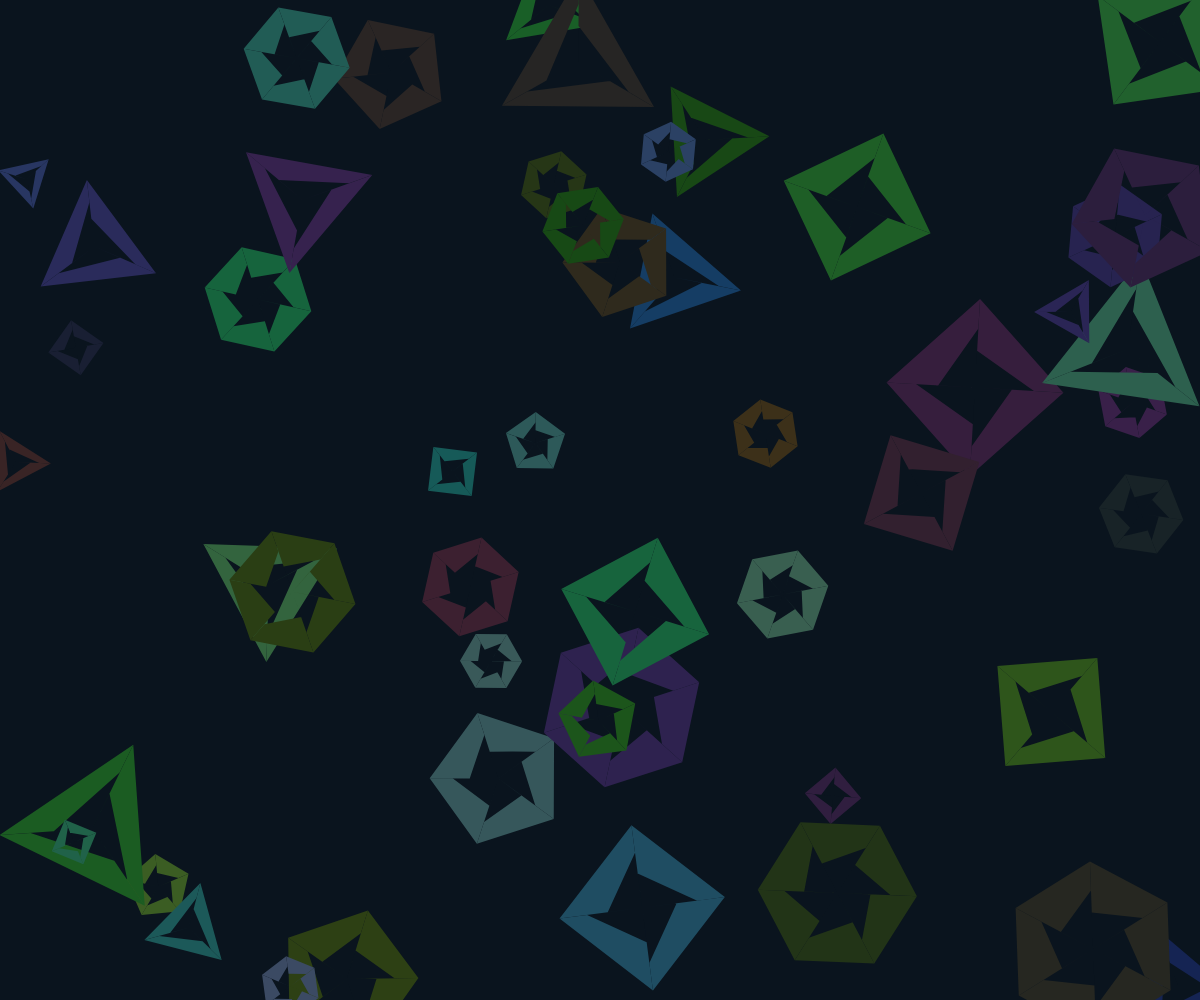
Frame 1 (no input)
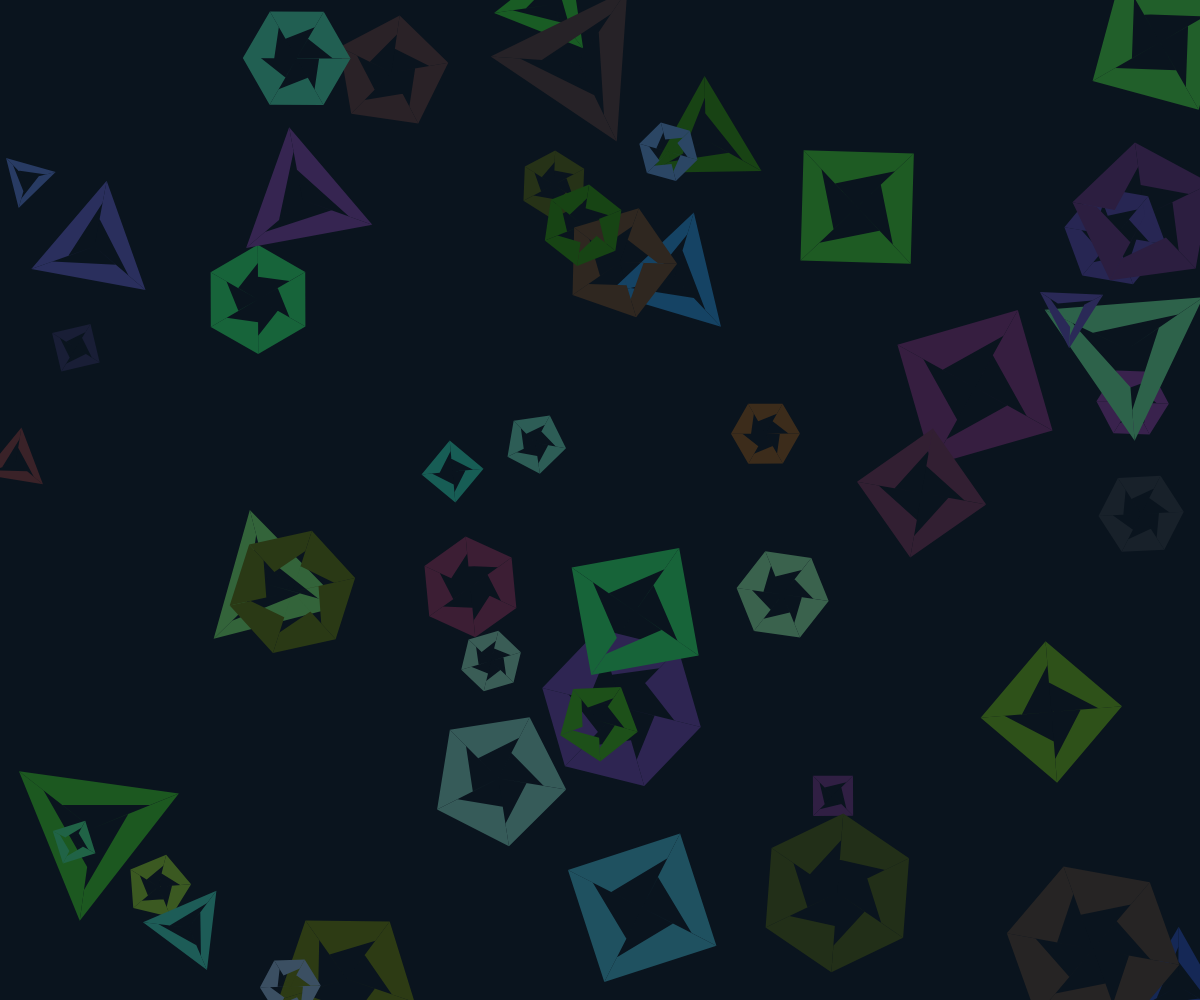
Frame 60 (no input)
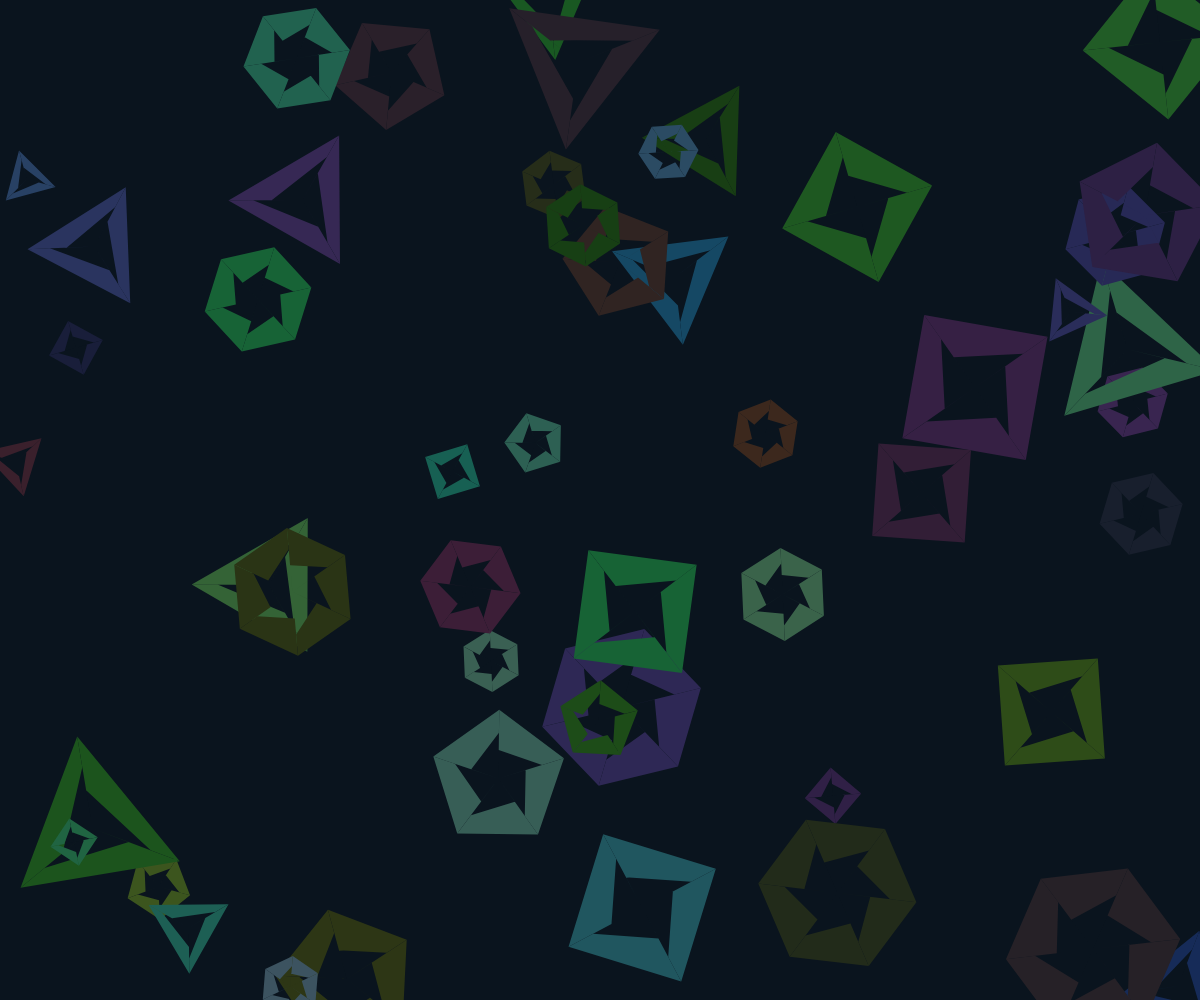
Frame 120 (the mouse pressed at the canvas centre since frame 60)

The p5.js sketch that drew these frames (run headless with seeded random() and noise() and a simulated clock; from frame 60 on, the mouse is pressed at the canvas centre):

// p5.js sketch
// ── sketch.js
let corals = [];
let time = 0;
let hueOffset = 0;

function setup() {
  createCanvas(windowWidth, windowHeight);
  noStroke();

  // Create initial coral structures
  for (let i = 0; i < 50; i++) {
    let x = random(width);
    let y = random(height);
    let size = random(20, 80);
    let segments = floor(random(3, 7));
    corals.push(new Coral(x, y, size, segments));
  }
}

function draw() {
  background(10, 20, 30);

  time += 0.005;
  hueOffset = (time * 0.5) % 360;

  // Update and display corals
  for (let coral of corals) {
    coral.update();
    coral.display();
  }
}

class Coral {
  constructor(x, y, size, segments) {
    this.x = x;
    this.y = y;
    this.size = size;
    this.segments = segments;
    this.angle = random(TWO_PI);
    this.growth = random(0.5, 1.5);
    this.colorHue = random(20, 60); // Initial vibrant hues
    this.colorSaturation = random(80, 100);
    this.colorBrightness = random(70, 100);
    this.baseColor = color(this.colorHue, this.colorSaturation, this.colorBrightness);
    this.pulse = random(0.5, 2.0);
  }

  update() {
    this.angle += 0.01 * this.growth;
  }

  display() {
    push();
    translate(this.x, this.y);
    rotate(this.angle);

    let hueCycle = (hueOffset + this.colorHue) % 360;
    let satCycle = map(sin(time * 0.5 + this.size), -1, 1, 30, 100); // Fading effect
    let brightCycle = map(cos(time * 0.3 + this.size), -1, 1, 20, 100);

    // Cycle through color states
    let currentHue = hueCycle;
    let currentSat = satCycle;
    let currentBright = brightCycle;

    fill(currentHue, currentSat, currentBright);
    noStroke();

    for (let i = 0; i < this.segments; i++) {
      let angleStep = TWO_PI / this.segments;
      let a = i * angleStep;
      let b = (i + 1) * angleStep;

      let r1 = this.size * 0.5;
      let r2 = this.size * 0.8;
      let r3 = this.size * 1.2;

      beginShape();
      vertex(0, 0);
      vertex(r1 * cos(a), r1 * sin(a));
      vertex(r2 * cos(b), r2 * sin(b));
      vertex(r3 * cos(b), r3 * sin(b));
      vertex(r3 * cos(a), r3 * sin(a));
      endShape(CLOSE);
    }

    pop();
  }
}

function windowResized() {
  resizeCanvas(windowWidth, windowHeight);
}
